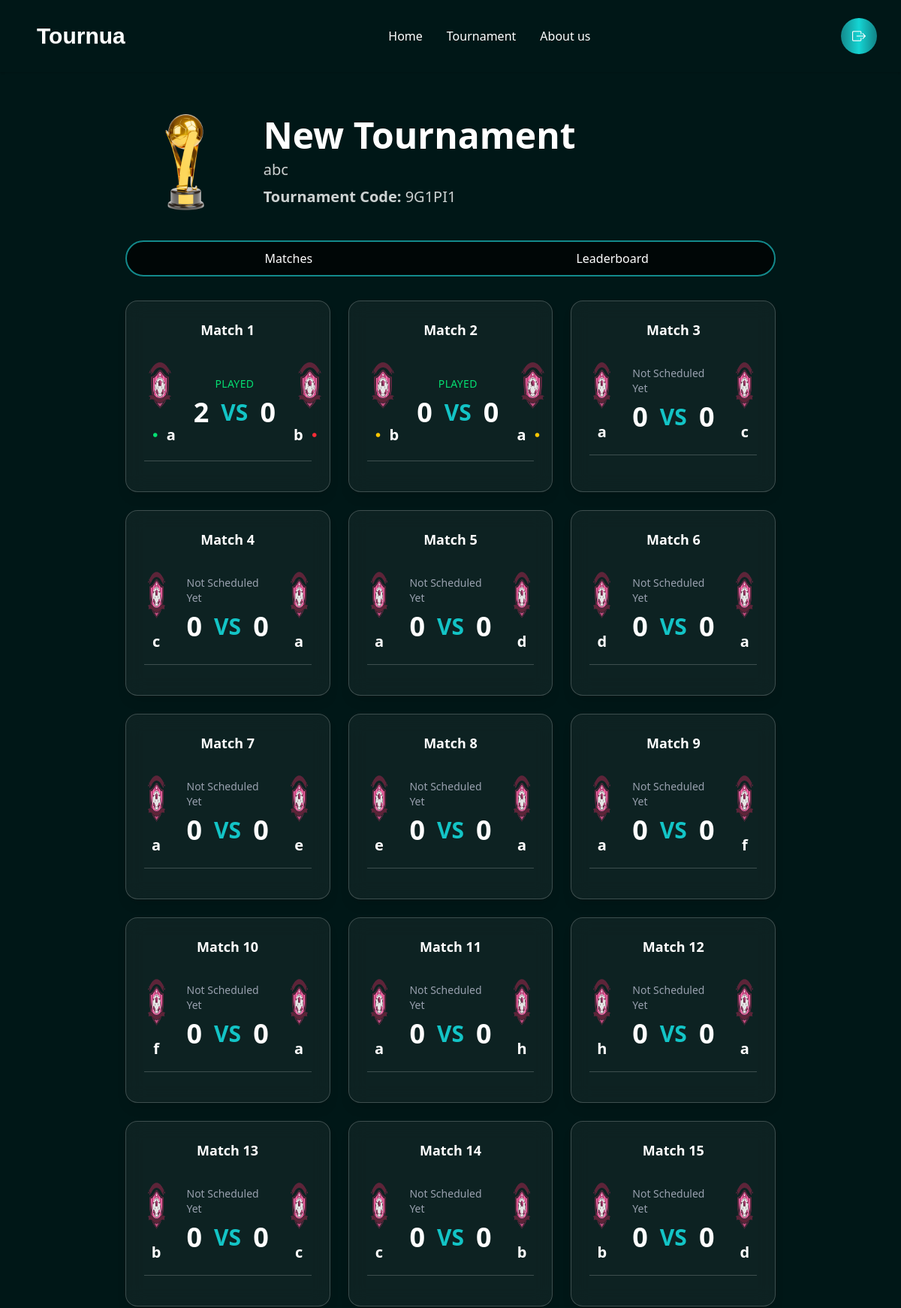
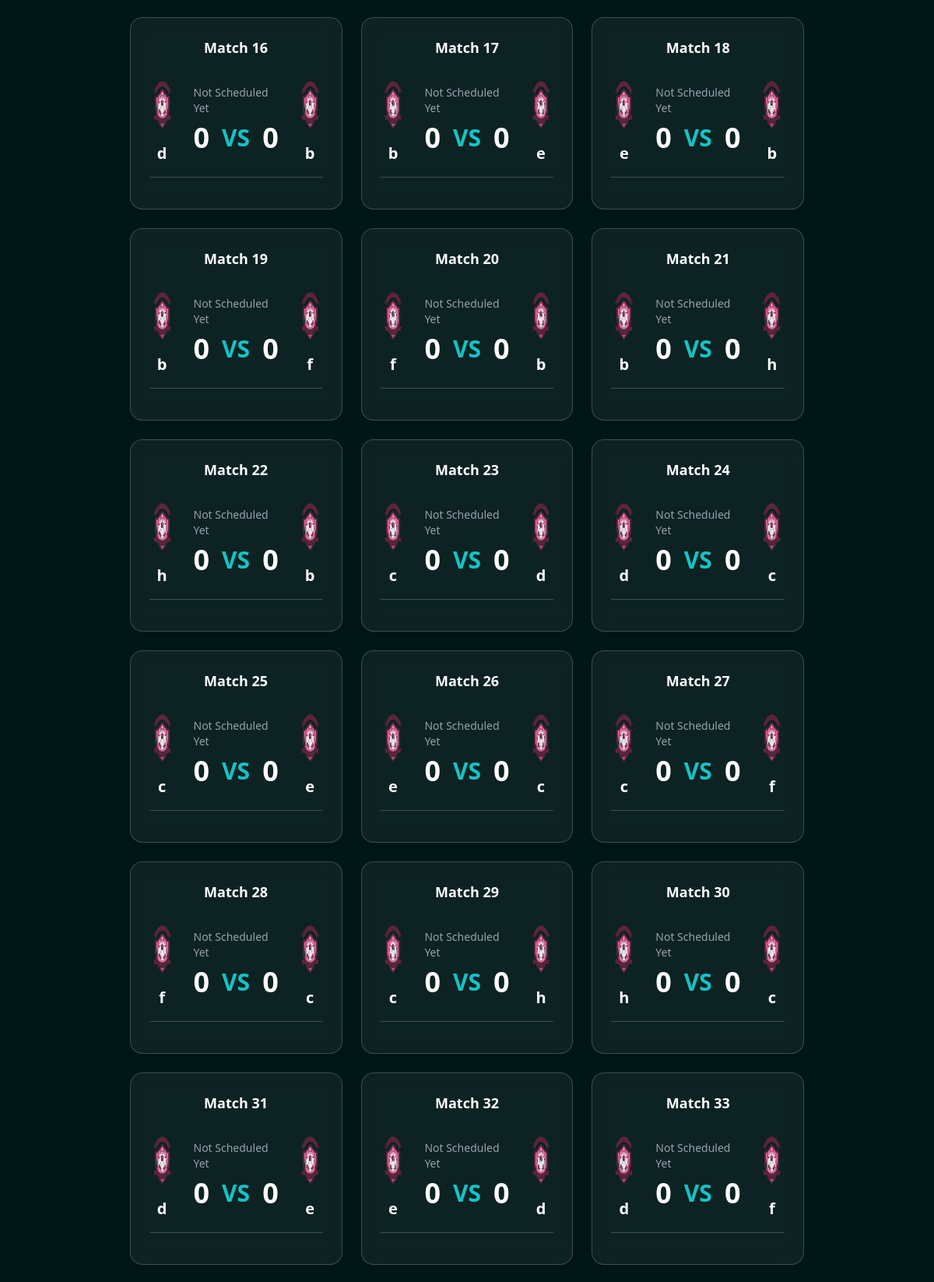
/Tournua/tournament/18 (upper part), run on the app's committed database (2 pictures, top to bottom).
### tournua/models.py (models this page shows, shortened)
class Tournament(models.Model):
    user = models.ForeignKey(UserAccount, on_delete=models.CASCADE, related_name="tournaments")
    code = models.CharField(max_length=8, unique=True, editable=False)
    name = models.CharField(max_length=200)
    description = models.TextField(blank=True)
    trophy = models.ImageField(upload_to="trophies/", blank=True, null=True)
    tournament_type = models.CharField(max_length=50, choices=[("online", "Online"), ("offline", "Offline")])
    player_type = models.CharField(max_length=50, choices=[("single", "Single"), ("team", "Team")])
    format = models.CharField(max_length=50, choices=[("Knockout", "Knockout"), ("League", "League")])
    num_groups = models.IntegerField(default=2)
    teams_per_group = models.IntegerField(default=4)
    created_at = models.DateTimeField(auto_now_add=True)
    participants = models.ManyToManyField(UserAccount, related_name="joined_tournaments", blank=True)

class Match(models.Model):
    tournament = models.ForeignKey(Tournament, on_delete=models.CASCADE, related_name="matches")
    team1 = models.ForeignKey(Team, on_delete=models.CASCADE, related_name="team1_matches")
    team2 = models.ForeignKey(Team, on_delete=models.CASCADE, related_name="team2_matches")
    match_date = models.DateTimeField(blank=True, null=True)  # optional
    team1_score = models.IntegerField(default=0)
    team2_score = models.IntegerField(default=0)
    played = models.BooleanField(default=False)
    created_at = models.DateTimeField(auto_now_add=True)

class Team(models.Model):
    tournament = models.ForeignKey(Tournament, on_delete=models.CASCADE, related_name="teams")
    name = models.CharField(max_length=200)
    logo = models.ImageField(upload_to="team_logos/", blank=True, null=True)

### tournua/views.py (the view)
# urls.py: path("tournament/<int:tournament_id>", views.tournament_view, name="viewTournament"),
def tournament_view(request, tournament_id):
    user = None
    user_id = request.session.get("user_id")
    if user_id:
        try:
            user = UserAccount.objects.get(id=user_id)
        except UserAccount.DoesNotExist:
            user = None
    tournament = get_object_or_404(Tournament, id=tournament_id)
    matches = Match.objects.filter(tournament=tournament).select_related('team1', 'team2').order_by('created_at')
    is_creator = user and tournament.user == user
    context = {
        'tournament': tournament,
        'matches': matches,
        'user': user,
        'is_creator': is_creator
    }
    return render(request, 'view.html', context)

### template/view.html (shortened to what this page needs)
{% load static %}
<!DOCTYPE html>
<html lang="en">
<head>
<link href="https://cdn.jsdelivr.net/npm/daisyui@5" rel="stylesheet" type="text/css" />
<script src="https://cdn.jsdelivr.net/npm/@tailwindcss/browser@4"></script>
<link rel="stylesheet" href="https://cdn.jsdelivr.net/npm/bootstrap-icons@1.13.1/font/bootstrap-icons.min.css">
<link rel="stylesheet" href="{% static 'css/style.css' %}">
</head>
<body class="bg-[#001717]">
<header>
  <div class="navbar shadow-sm px-4 py-4 lg:px-8 lg:py-6 flex justify-between items-center">
    <a class="btn btn-ghost text-2xl lg:text-3xl text-white font-cs-gelios">Tournua</a>
    <div class="hidden lg:flex gap-8 text-white font-medium">
      <a href="#">Home</a>
      <a href="#">Tournament</a>
      <a href="#">About us</a>
    </div>
    <a href="{% url 'logout' %}" class="relative inline-flex items-center justify-center w-10 h-10 lg:w-12 lg:h-12 text-white bg-black rounded-full">
      <span class="absolute inset-0 rounded-full p-[2px] bg-gradient-to-r from-[#13898B] via-[#14D5D4] via-[#0C6083] to-[#118285]"></span>
      <span class="relative z-10 flex items-center justify-center w-full h-full rounded-full">
        <i class="bi bi-box-arrow-right text-lg"></i>
      </span>
    </a>
  </div>
</header>
<main class="flex flex-col items-center px-4 py-10 gap-10 lg:px-20">
  <div class="mx-auto h-auto w-10/12  bg-cover bg-center">
    <div class="flex flex-col sm:flex-row sm:items-center gap-4 sm:gap-6">
      <img src="{% static 'trophies/Trophy1.png' %}" alt="Trophy" class="w-24 sm:w-32 lg:w-40 object-contain mx-auto sm:mx-0">
      <div class="text-white text-center sm:text-left space-y-2">
        <p class="text-3xl sm:text-4xl lg:text-5xl font-semibold">{{ tournament.name }}</p>
        <p class="text-lg sm:text-xl text-white/80">{{ tournament.description }}</p>
        <p class="text-lg sm:text-xl text-white/80"><b>Tournament Code:</b> {{ tournament.code }}</p>
      </div>
    </div>
    <div class="w-full flex rounded-3xl border-2 border-[#13898B] overflow-hidden text-white bg-black/70 backdrop-blur-md mt-6">
      <button class="w-1/2 py-2.5 font-medium text-center transition-all duration-200 hover:bg-[#13898B]/30 focus:bg-[#13898B] focus:text-white">
        Matches
      </button>
      <a href="{% url 'leaderboard' tournament.id %}" class="w-1/2 py-2.5 font-medium text-center transition-all duration-200 hover:bg-[#13898B]/30 focus:bg-[#13898B] focus:text-white">
        Leaderboard
      </a>
    </div>
    <div class="grid grid-cols-1 sm:grid-cols-2 lg:grid-cols-3 gap-6 mt-8">
      {% for match in matches %}
      <div class="bg-white/5 backdrop-blur-md rounded-2xl border border-white/20 p-6 hover:scale-[1.02] hover:bg-white/20 transition duration-300 shadow-lg hover:border-[#13898B]">
        <p class="text-white text-center text-lg font-semibold mb-5">
          Match {{ forloop.counter }}
        </p>
        <div class="flex flex-col sm:flex-row items-center justify-between gap-4 sm:gap-6 w-full">
          <div class="flex flex-col items-center justify-center space-y-2">
            <img src="{% static 'trophies/Logo1.png' %}" alt="Team 1 Logo" class="w-16 h-16 sm:w-20 sm:h-20">
            <div class="flex items-center justify-center">
              {% if match.played %}
                {% if match.team1_score > match.team2_score %}
                  <i class="bi bi-dot text-green-400 text-3xl"></i>
                {% elif match.team1_score < match.team2_score %}
                  <i class="bi bi-dot text-red-500 text-3xl"></i>
                {% else %}
                  <i class="bi bi-dot text-yellow-400 text-3xl"></i>
                {% endif %}
              {% endif %}
              <p class="text-lg sm:text-xl text-white font-semibold text-center">{{ match.team1.name }}</p>
            </div>
          </div>
          <div class="flex flex-col items-center gap-2 text-white">
            {% if match.played %}
              <p class="text-sm text-green-400 font-medium uppercase tracking-wide">Played</p>
            {% elif match.match_date %}
              <p class="text-sm text-yellow-300 font-medium">{{ match.match_date|date:"M d, Y h:i A" }}</p>
            {% else %}
              <p class="text-sm text-gray-400 font-medium">Not Scheduled Yet</p>
            {% endif %}
            <div class="flex items-center gap-4 text-3xl sm:text-4xl font-bold">
              <span>{{ match.team1_score|default_if_none:"-" }}</span>
              <span class="text-[#13C4C6] text-2xl sm:text-3xl">VS</span>
              <span>{{ match.team2_score|default_if_none:"-" }}</span>
            </div>
          </div>
          <div class="flex flex-col items-center justify-center space-y-2">
            <img src="{% static 'trophies/Logo1.png' %}" alt="Team 2 Logo" class="w-16 h-16 sm:w-20 sm:h-20">
            <div class="flex items-center justify-center">
              <p class="text-lg sm:text-xl text-white font-semibold text-center">{{ match.team2.name }}</p>
              {% if match.played %}
                {% if match.team2_score > match.team1_score %}
                  <i class="bi bi-dot text-green-400 text-3xl"></i>
                {% elif match.team2_score < match.team1_score %}
                  <i class="bi bi-dot text-red-500 text-3xl"></i>
                {% else %}
                  <i class="bi bi-dot text-yellow-400 text-3xl"></i>
                {% endif %}
              {% endif %}
            </div>
          </div>
        </div>
        <hr class="my-4 border-white/20">
      </div>
      {% endfor %}
    </div>
  </div>
</main>
</body>
</html>

### static/css/style.css (style rules this page uses)
.font-cs-gelios { font-family: "CS Gelios", sans-serif; }

### data on the page
Tournament: name "New Tournament", description "abc", code "9G1PI1"
Match: played True (drawn), team1.name "a", team1_score "2", team2_score "0", team2.name "b"
Match: played True (drawn), team1.name "b", team1_score "0", team2_score "0", team2.name "a"
Match: team1.name "a", played "Not Scheduled Yet", team1_score "0", team2_score "0", team2.name "c"
Match: team1.name "c", played "Not Scheduled Yet", team1_score "0", team2_score "0", team2.name "a"
Match: team1.name "a", played "Not Scheduled Yet", team1_score "0", team2_score "0", team2.name "d"
Match: team1.name "d", played "Not Scheduled Yet", team1_score "0", team2_score "0", team2.name "a"
Match: team1.name "a", played "Not Scheduled Yet", team1_score "0", team2_score "0", team2.name "e"
Match: team1.name "e", played "Not Scheduled Yet", team1_score "0", team2_score "0", team2.name "a"
Match: team1.name "a", played "Not Scheduled Yet", team1_score "0", team2_score "0", team2.name "f"
Match: team1.name "f", played "Not Scheduled Yet", team1_score "0", team2_score "0", team2.name "a"
Match: team1.name "a", played "Not Scheduled Yet", team1_score "0", team2_score "0", team2.name "h"
Match: team1.name "h", played "Not Scheduled Yet", team1_score "0", team2_score "0", team2.name "a"
Match: team1.name "b", played "Not Scheduled Yet", team1_score "0", team2_score "0", team2.name "c"
Match: team1.name "c", played "Not Scheduled Yet", team1_score "0", team2_score "0", team2.name "b"
Match: team1.name "b", played "Not Scheduled Yet", team1_score "0", team2_score "0", team2.name "d"
Match: team1.name "d", played "Not Scheduled Yet", team1_score "0", team2_score "0", team2.name "b"
Match: team1.name "b", played "Not Scheduled Yet", team1_score "0", team2_score "0", team2.name "e"
Match: team1.name "e", played "Not Scheduled Yet", team1_score "0", team2_score "0", team2.name "b"
Match: team1.name "b", played "Not Scheduled Yet", team1_score "0", team2_score "0", team2.name "f"
Match: team1.name "f", played "Not Scheduled Yet", team1_score "0", team2_score "0", team2.name "b"
Match: team1.name "b", played "Not Scheduled Yet", team1_score "0", team2_score "0", team2.name "h"
Match: team1.name "h", played "Not Scheduled Yet", team1_score "0", team2_score "0", team2.name "b"
Match: team1.name "c", played "Not Scheduled Yet", team1_score "0", team2_score "0", team2.name "d"
Match: team1.name "d", played "Not Scheduled Yet", team1_score "0", team2_score "0", team2.name "c"
Match: team1.name "c", played "Not Scheduled Yet", team1_score "0", team2_score "0", team2.name "e"
Match: team1.name "e", played "Not Scheduled Yet", team1_score "0", team2_score "0", team2.name "c"
Match: team1.name "c", played "Not Scheduled Yet", team1_score "0", team2_score "0", team2.name "f"
Match: team1.name "f", played "Not Scheduled Yet", team1_score "0", team2_score "0", team2.name "c"
Match: team1.name "c", played "Not Scheduled Yet", team1_score "0", team2_score "0", team2.name "h"
Match: team1.name "h", played "Not Scheduled Yet", team1_score "0", team2_score "0", team2.name "c"
Match: team1.name "d", played "Not Scheduled Yet", team1_score "0", team2_score "0", team2.name "e"
Match: team1.name "e", played "Not Scheduled Yet", team1_score "0", team2_score "0", team2.name "d"
Match: team1.name "d", played "Not Scheduled Yet", team1_score "0", team2_score "0", team2.name "f"
